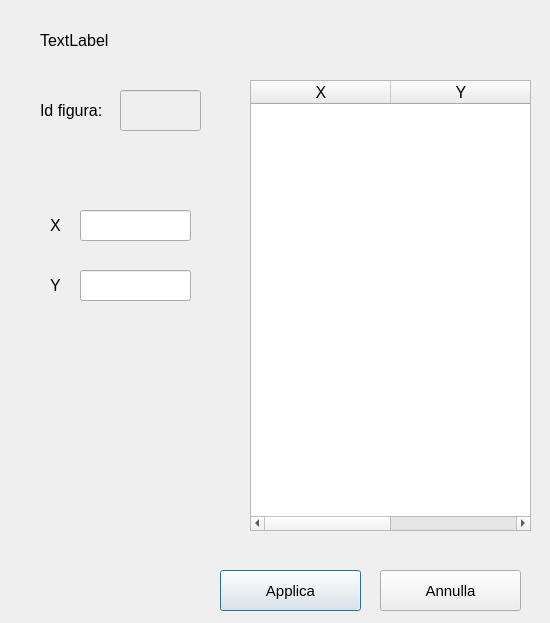
<?xml version="1.0" encoding="UTF-8"?>
<ui version="4.0">
 <class>SceltaVertice</class>
 <widget class="QDialog" name="SceltaVertice">
  <property name="geometry">
   <rect>
    <x>0</x>
    <y>0</y>
    <width>550</width>
    <height>623</height>
   </rect>
  </property>
  <property name="windowTitle">
   <string>Dialog</string>
  </property>
  <widget class="QLabel" name="title">
   <property name="geometry">
    <rect>
     <x>40</x>
     <y>20</y>
     <width>511</width>
     <height>41</height>
    </rect>
   </property>
   <property name="font">
    <font>
     <pointsize>12</pointsize>
    </font>
   </property>
   <property name="text">
    <string>TextLabel</string>
   </property>
  </widget>
  <widget class="QLabel" name="label_2">
   <property name="geometry">
    <rect>
     <x>50</x>
     <y>200</y>
     <width>31</width>
     <height>51</height>
    </rect>
   </property>
   <property name="font">
    <font>
     <pointsize>12</pointsize>
    </font>
   </property>
   <property name="text">
    <string>X</string>
   </property>
  </widget>
  <widget class="QLabel" name="label_3">
   <property name="geometry">
    <rect>
     <x>50</x>
     <y>260</y>
     <width>31</width>
     <height>51</height>
    </rect>
   </property>
   <property name="font">
    <font>
     <pointsize>12</pointsize>
    </font>
   </property>
   <property name="text">
    <string>Y</string>
   </property>
  </widget>
  <widget class="QTableWidget" name="tableWidget">
   <property name="enabled">
    <bool>true</bool>
   </property>
   <property name="geometry">
    <rect>
     <x>250</x>
     <y>80</y>
     <width>281</width>
     <height>451</height>
    </rect>
   </property>
   <property name="font">
    <font>
     <pointsize>12</pointsize>
    </font>
   </property>
   <property name="gridStyle">
    <enum>Qt::DashLine</enum>
   </property>
   <attribute name="horizontalHeaderDefaultSectionSize">
    <number>140</number>
   </attribute>
   <column>
    <property name="text">
     <string>X</string>
    </property>
    <property name="font">
     <font>
      <pointsize>12</pointsize>
     </font>
    </property>
   </column>
   <column>
    <property name="text">
     <string>Y</string>
    </property>
    <property name="font">
     <font>
      <pointsize>12</pointsize>
     </font>
    </property>
   </column>
  </widget>
  <widget class="QPushButton" name="applicaButton">
   <property name="geometry">
    <rect>
     <x>220</x>
     <y>570</y>
     <width>141</width>
     <height>41</height>
    </rect>
   </property>
   <property name="font">
    <font>
     <pointsize>11</pointsize>
    </font>
   </property>
   <property name="text">
    <string>Applica</string>
   </property>
  </widget>
  <widget class="QPushButton" name="annullaButton">
   <property name="geometry">
    <rect>
     <x>380</x>
     <y>570</y>
     <width>141</width>
     <height>41</height>
    </rect>
   </property>
   <property name="font">
    <font>
     <pointsize>11</pointsize>
    </font>
   </property>
   <property name="text">
    <string>Annulla</string>
   </property>
  </widget>
  <widget class="QLabel" name="label">
   <property name="geometry">
    <rect>
     <x>40</x>
     <y>90</y>
     <width>71</width>
     <height>41</height>
    </rect>
   </property>
   <property name="font">
    <font>
     <pointsize>12</pointsize>
    </font>
   </property>
   <property name="text">
    <string>Id figura:</string>
   </property>
  </widget>
  <widget class="QLineEdit" name="id_figura">
   <property name="enabled">
    <bool>false</bool>
   </property>
   <property name="geometry">
    <rect>
     <x>120</x>
     <y>90</y>
     <width>81</width>
     <height>41</height>
    </rect>
   </property>
  </widget>
  <widget class="QLineEdit" name="x_text">
   <property name="geometry">
    <rect>
     <x>80</x>
     <y>210</y>
     <width>111</width>
     <height>31</height>
    </rect>
   </property>
  </widget>
  <widget class="QLineEdit" name="y_text">
   <property name="geometry">
    <rect>
     <x>80</x>
     <y>270</y>
     <width>111</width>
     <height>31</height>
    </rect>
   </property>
  </widget>
 </widget>
 <resources/>
 <connections/>
</ui>
